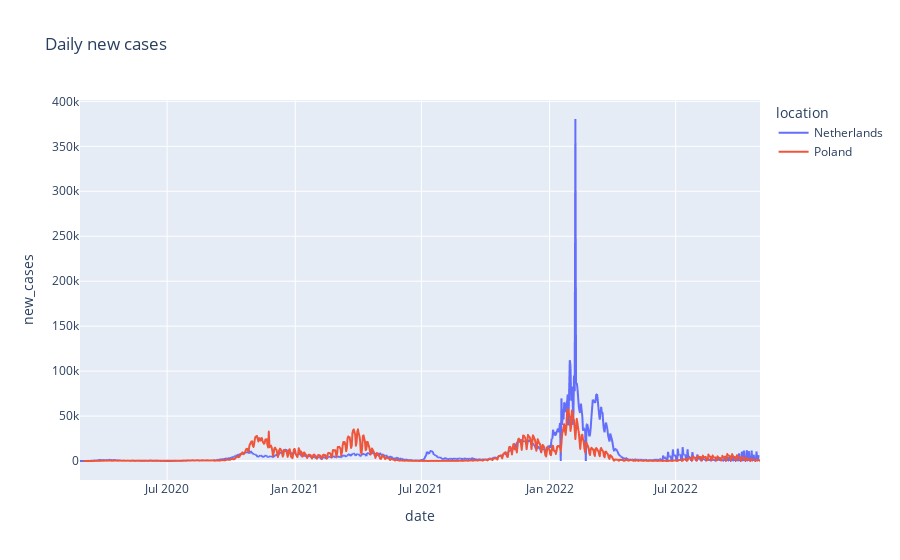

Notebook source saved alongside this figure:
### Markdown cell above
#### 2.1.1 Check original covid data

### Code cell
# display daily new_cases in the Netherlands and Poland 
fig = px.line(df_covid, y='new_cases', color='location', title='Daily new cases')
fig.show()

### Figure 1 — Plotly figure (JSON) as saved in the notebook; plotly's stock layout.template omitted (floating-point values rounded to 4 significant figures; data arrays with more than 128 entries replaced by an {"elided": "..."} marker saying what was removed)
{"data": [{"hovertemplate": "location=Netherlands<br>date=%{x}<br>new_cases=%{y}<extra></extra>", "legendgroup": "Netherlands", "line": {"color": "#636efa", "dash": "solid"}, "marker": {"symbol": "circle"}, "mode": "lines", "name": "Netherlands", "showlegend": true, "type": "scattergl", "x": {"elided": "977 str values"}, "xaxis": "x", "y": {"elided": "977 int values"}, "yaxis": "y"}, {"hovertemplate": "location=Poland<br>date=%{x}<br>new_cases=%{y}<extra></extra>", "legendgroup": "Poland", "line": {"color": "#EF553B", "dash": "solid"}, "marker": {"symbol": "circle"}, "mode": "lines", "name": "Poland", "showlegend": true, "type": "scattergl", "x": {"elided": "971 str values"}, "xaxis": "x", "y": {"elided": "971 int values"}, "yaxis": "y"}], "layout": {"legend": {"title": {"text": "location"}, "tracegroupgap": 0}, "title": {"text": "Daily new cases"}, "xaxis": {"anchor": "y", "domain": [0, 1], "title": {"text": "date"}}, "yaxis": {"anchor": "x", "domain": [0, 1], "title": {"text": "new_cases"}}}}
